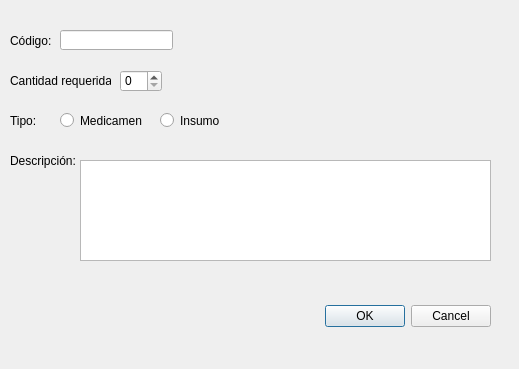
<?xml version="1.0" encoding="UTF-8"?>
<ui version="4.0">
 <class>form</class>
 <widget class="QDialog" name="form">
  <property name="enabled">
   <bool>true</bool>
  </property>
  <property name="geometry">
   <rect>
    <x>0</x>
    <y>0</y>
    <width>519</width>
    <height>369</height>
   </rect>
  </property>
  <property name="windowTitle">
   <string>HSJ - Sistema de Gestión de Servicios Médicos</string>
  </property>
  <widget class="QDialogButtonBox" name="buttonBox">
   <property name="geometry">
    <rect>
     <x>140</x>
     <y>300</y>
     <width>351</width>
     <height>32</height>
    </rect>
   </property>
   <property name="orientation">
    <enum>Qt::Horizontal</enum>
   </property>
   <property name="standardButtons">
    <set>QDialogButtonBox::Cancel|QDialogButtonBox::Ok</set>
   </property>
  </widget>
  <widget class="QLabel" name="label">
   <property name="geometry">
    <rect>
     <x>10</x>
     <y>70</y>
     <width>101</width>
     <height>21</height>
    </rect>
   </property>
   <property name="text">
    <string>Cantidad requerida:</string>
   </property>
  </widget>
  <widget class="QLabel" name="label_2">
   <property name="geometry">
    <rect>
     <x>10</x>
     <y>150</y>
     <width>81</width>
     <height>21</height>
    </rect>
   </property>
   <property name="text">
    <string>Descripción:</string>
   </property>
  </widget>
  <widget class="QLabel" name="label_3">
   <property name="geometry">
    <rect>
     <x>10</x>
     <y>110</y>
     <width>47</width>
     <height>21</height>
    </rect>
   </property>
   <property name="text">
    <string>Tipo:</string>
   </property>
  </widget>
  <widget class="QRadioButton" name="radioButton">
   <property name="geometry">
    <rect>
     <x>60</x>
     <y>110</y>
     <width>82</width>
     <height>21</height>
    </rect>
   </property>
   <property name="text">
    <string>Medicamento</string>
   </property>
  </widget>
  <widget class="QRadioButton" name="radioButton_2">
   <property name="geometry">
    <rect>
     <x>160</x>
     <y>110</y>
     <width>82</width>
     <height>21</height>
    </rect>
   </property>
   <property name="text">
    <string>Insumo</string>
   </property>
  </widget>
  <widget class="QSpinBox" name="spinBox">
   <property name="geometry">
    <rect>
     <x>120</x>
     <y>70</y>
     <width>42</width>
     <height>22</height>
    </rect>
   </property>
  </widget>
  <widget class="QLabel" name="label_4">
   <property name="geometry">
    <rect>
     <x>10</x>
     <y>30</y>
     <width>47</width>
     <height>21</height>
    </rect>
   </property>
   <property name="text">
    <string>Código:</string>
   </property>
  </widget>
  <widget class="QLineEdit" name="lineEdit_2">
   <property name="geometry">
    <rect>
     <x>60</x>
     <y>30</y>
     <width>113</width>
     <height>20</height>
    </rect>
   </property>
  </widget>
  <widget class="QPlainTextEdit" name="plainTextEdit">
   <property name="geometry">
    <rect>
     <x>80</x>
     <y>160</y>
     <width>411</width>
     <height>101</height>
    </rect>
   </property>
  </widget>
  <widget class="QWidget" name="">
   <property name="geometry">
    <rect>
     <x>0</x>
     <y>0</y>
     <width>2</width>
     <height>2</height>
    </rect>
   </property>
   <layout class="QHBoxLayout" name="horizontalLayout"/>
  </widget>
 </widget>
 <resources/>
 <connections>
  <connection>
   <sender>buttonBox</sender>
   <signal>rejected()</signal>
   <receiver>form</receiver>
   <slot>reject()</slot>
   <hints>
    <hint type="sourcelabel">
     <x>316</x>
     <y>260</y>
    </hint>
    <hint type="destinationlabel">
     <x>286</x>
     <y>274</y>
    </hint>
   </hints>
  </connection>
  <connection>
   <sender>buttonBox</sender>
   <signal>accepted()</signal>
   <receiver>form</receiver>
   <slot>accept()</slot>
   <hints>
    <hint type="sourcelabel">
     <x>248</x>
     <y>254</y>
    </hint>
    <hint type="destinationlabel">
     <x>157</x>
     <y>274</y>
    </hint>
   </hints>
  </connection>
 </connections>
</ui>
